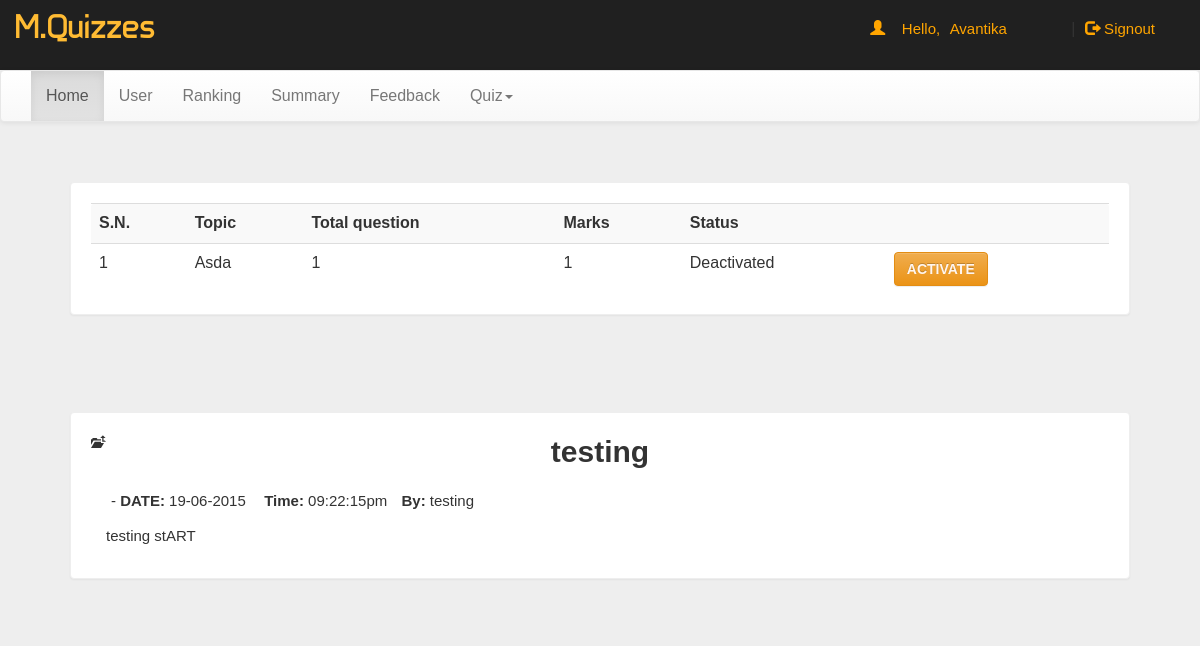
/dash_old.php?fid=55846be776610 (signed in), run on the app's committed database.
### tables this page shows
CREATE TABLE `quiz` (
  `eid` text NOT NULL,
  `title` varchar(100) NOT NULL,
  `sahi` int(11) NOT NULL,
  `wrong` int(11) NOT NULL,
  `total` int(11) NOT NULL,
  `time` bigint(20) NOT NULL,
  `intro` text NOT NULL,
  `tag` varchar(100) NOT NULL,
  `date` timestamp NOT NULL DEFAULT current_timestamp() ON UPDATE current_timestamp(),
  `status` tinyint(1) NOT NULL
);

CREATE TABLE `feedback` (
  `id` text NOT NULL,
  `name` varchar(50) NOT NULL,
  `email` varchar(50) NOT NULL,
  `subject` varchar(500) NOT NULL,
  `feedback` varchar(500) NOT NULL,
  `date` date NOT NULL,
  `time` varchar(50) NOT NULL
);

### dash_old.php (the view, shortened to what this page needs)
<!DOCTYPE html>
<html xmlns="http://www.w3.org/1999/xhtml">
<head>
    <link rel="stylesheet" href="css/bootstrap.min.css"/>
    <link rel="stylesheet" href="css/bootstrap-theme.min.css"/>
    <link rel="stylesheet" href="css/main.css">
    <link rel="stylesheet" href="css/font.css">
</head>
<body style="background:#eee;">
<div class="header">
    <div class="row">
        <div class="col-lg-6">
            <span class="logo">M.Quizzes</span>
        </div>
        <?php
        include_once 'dbConnection.php';
        $email = $_SESSION['email'];
        if (!(isset($_SESSION['email']))) {
            header("location:index.php");
        } else {
            $name = $_SESSION['name'];;
            echo '<span class="pull-right top title1" ><span class="log1"><span class="glyphicon glyphicon-user" aria-hidden="true"></span>&nbsp;&nbsp;&nbsp;&nbsp;Hello,</span> <a href="dash.php" class="log log1">' . $name . '</a>&nbsp;|&nbsp;<a href="logout.php?q=account.php" class="log"><span class="glyphicon glyphicon-log-out" aria-hidden="true"></span>&nbsp;Signout</button></a></span>';
        } ?>
    </div>
</div>
<nav class="navbar navbar-default title1">
    <div class="container-fluid">
        <div class="collapse navbar-collapse" id="bs-example-navbar-collapse-1">
            <ul class="nav navbar-nav">
                <li <?php if (@$_GET['q'] == 0) echo 'class="active"'; ?>><a href="dash.php?q=0">Home</a></li>
                <li <?php if (@$_GET['q'] == 1) echo 'class="active"'; ?>><a href="dash.php?q=1">User</a></li>
                <li <?php if (@$_GET['q'] == 2) echo 'class="active"'; ?>><a href="dash.php?q=2">Ranking</a></li>
                <li <?php if (@$_GET['q'] == 6) echo 'class="active"'; ?>><a href="dash.php?q=6">Summary</a></li>
                <li <?php if (@$_GET['q'] == 3) echo 'class="active"'; ?>><a href="dash.php?q=3">Feedback</a></li>
                <li class="dropdown <?php if (@$_GET['q'] == 4 || @$_GET['q'] == 5) echo 'active"'; ?>">
                    <a href="#" class="dropdown-toggle" data-toggle="dropdown" role="button" aria-haspopup="true"
                       aria-expanded="false">Quiz<span class="caret"></span></a>
            </ul>
        </div>
    </div>
</nav>
<div class="container">
    <div class="row">
        <div class="col-md-12">
            <?php if (@$_GET['q'] == 0) {
                $result = mysqli_query($con, "SELECT * FROM quiz ORDER BY date DESC") or die('Error');
                echo '<div class="panel"><div class="table-responsive"><table class="table table-striped title1">
<tr><td><b>S.N.</b></td><td><b>Topic</b></td><td><b>Total question</b></td><td><b>Marks</b></td><td><b>Status</b></td><td></td></tr>';
                $c = 1;
                while ($row = mysqli_fetch_array($result)) {
                    $title = $row['title'];
                    $total = $row['total'];
                    $sahi = $row['sahi'];
                    $eid = $row['eid'];
                    $status = $row['status'];
                    $st = 'Activated';
                    if ($status == 1) {
                        $st = 'Activated';
                    } else if ($status == 0) {
                        $st = 'Deactivated';
                    }
                    $q12 = mysqli_query($con, "SELECT score FROM history WHERE eid='$eid' AND email='$email'") or die('Error98');
                    $rowcount = mysqli_num_rows($q12);
                    if ($rowcount == 0) {
                        echo '<tr><td>' . $c++ . '</td><td>' . $title . '</td><td>' . $total . '</td><td>' . $sahi * $total . '</td><td>' . $st . '</td><td><button class="btn btn-warning admin_start_quz"><a href="dash.php?activate=1&eid=' . $eid . '" style="color: seashell"><b>ACTIVATE</b></a></button></td></tr>';
                    }
                }
                echo '</table></div></div>';
            }
            ?>
            <?php if (@$_GET['fid']) {
                echo '<br />';
                $id = @$_GET['fid'];
                $result = mysqli_query($con, "SELECT * FROM feedback WHERE id='$id' ") or die('Error');
                while ($row = mysqli_fetch_array($result)) {
                    $name = $row['name'];
                    $subject = $row['subject'];
                    $date = $row['date'];
                    $date = date("d-m-Y", strtotime($date));
                    $time = $row['time'];
                    $feedback = $row['feedback'];
                    echo '<div class="panel"<a title="Back to Archive" href="update.php?q1=2"><b><span class="glyphicon glyphicon-level-up" aria-hidden="true"></span></b></a><h2 style="text-align:center; margin-top:-15px;font-family: "Ubuntu", sans-serif;"><b>' . $subject . '</b></h1>';
                    echo '<div class="mCustomScrollbar" data-mcs-theme="dark" style="margin-left:10px;margin-right:10px; max-height:450px; line-height:35px;padding:5px;"><span style="line-height:35px;padding:5px;">-&nbsp;<b>DATE:</b>&nbsp;' . $date . '</span>
<span style="line-height:35px;padding:5px;">&nbsp;<b>Time:</b>&nbsp;' . $time . '</span><span style="line-height:35px;padding:5px;">&nbsp;<b>By:</b>&nbsp;' . $name . '</span><br />' . $feedback . '</div></div>';
                }
            } ?>
        </div>
    </div>
</div>
</body>
</html>

### css/main.css (style rules this page uses)
body { overflow-x: hidden; width: 100%; font: 15px "Century Gothic", "Times Roman", sans-serif; background: #eee; min-height: 550px; background-attachment: fixed; }
.panel { border-color: #eee; margin: 40px; padding: 20px; font: 15px "Century Gothic", "Times Roman", sans-serif; }
.header { background: #202020; height: 70px; }
.logo { font-family: 'typo'; font-size: 35px; color: #ffbb33; margin: 15px; }
.title1 { font: 16px "Century Gothic", "Times Roman", sans-serif; }
.top { margin-top: 20px; }
.log1 { font: 15px 'Ubuntu', sans-serif; color: orange; margin-left: 10px; }
.log { margin: 10px; margin-right: 60px; margin-left: 5px; color: orange; text-decoration: none; font-size: 20px; font-size: 15px; }

### data on the page
quiz: title "Asda", total "1", $sahi*$total "1", status "Deactivated"
feedback: subject "testing", date "19-06-2015", time "09:22:15pm", name "testing", feedback "testing stART"

### other printed values
$name "Avantika"
